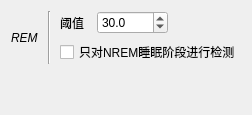
                     <widget class="QWidget" name="_rem_page">
                      <layout class="QVBoxLayout" name="verticalLayout_20">
                       <item>
                        <layout class="QGridLayout" name="gridLayout_17">
                         <property name="topMargin">
                          <number>0</number>
                         </property>
                         <item row="0" column="3">
                          <widget class="QDoubleSpinBox" name="_ToolRemTh">
                           <property name="toolTip">
                            <string>&lt;html&gt;&lt;head/&gt;&lt;body&gt;&lt;p&gt;Number of standard deviation of the derivative signal&lt;/p&gt;&lt;/body&gt;&lt;/html&gt;</string>
                           </property>
                           <property name="decimals">
                            <number>1</number>
                           </property>
                           <property name="maximum">
                            <double>10000.000000000000000</double>
                           </property>
                           <property name="value">
                            <double>30.000000000000000</double>
                           </property>
                          </widget>
                         </item>
                         <item row="0" column="2">
                          <widget class="QLabel" name="label_38">
                           <property name="text">
                            <string>阈值  </string>
                           </property>
                          </widget>
                         </item>
                         <item row="1" column="2" colspan="4">
                          <widget class="QCheckBox" name="_ToolRemOnly">
                           <property name="text">
                            <string>只对NREM睡眠阶段进行检测</string>
                           </property>
                          </widget>
                         </item>
                         <item row="0" column="1" rowspan="2">
                          <widget class="Line" name="line_2">
                           <property name="minimumSize">
                            <size>
                             <width>10</width>
                             <height>0</height>
                            </size>
                           </property>
                           <property name="orientation">
                            <enum>Qt::Vertical</enum>
                           </property>
                          </widget>
                         </item>
                         <item row="0" column="0" rowspan="2">
                          <widget class="QLabel" name="label_51">
                           <property name="font">
                            <font>
                             <italic>true</italic>
                             <stylestrategy>PreferDefault</stylestrategy>
                             <kerning>true</kerning>
                            </font>
                           </property>
                           <property name="text">
                            <string>REM</string>
                           </property>
                          </widget>
                         </item>
                         <item row="0" column="4">
                          <spacer name="horizontalSpacer_39">
                           <property name="orientation">
                            <enum>Qt::Horizontal</enum>
                           </property>
                           <property name="sizeHint" stdset="0">
                            <size>
                             <width>40</width>
                             <height>20</height>
                            </size>
                           </property>
                          </spacer>
                         </item>
                        </layout>
                       </item>
                       <item>
                        <spacer name="verticalSpacer_9">
                         <property name="orientation">
                          <enum>Qt::Vertical</enum>
                         </property>
                         <property name="sizeHint" stdset="0">
                          <size>
                           <width>20</width>
                           <height>40</height>
                          </size>
                         </property>
                        </spacer>
                       </item>
                      </layout>
                     </widget>
